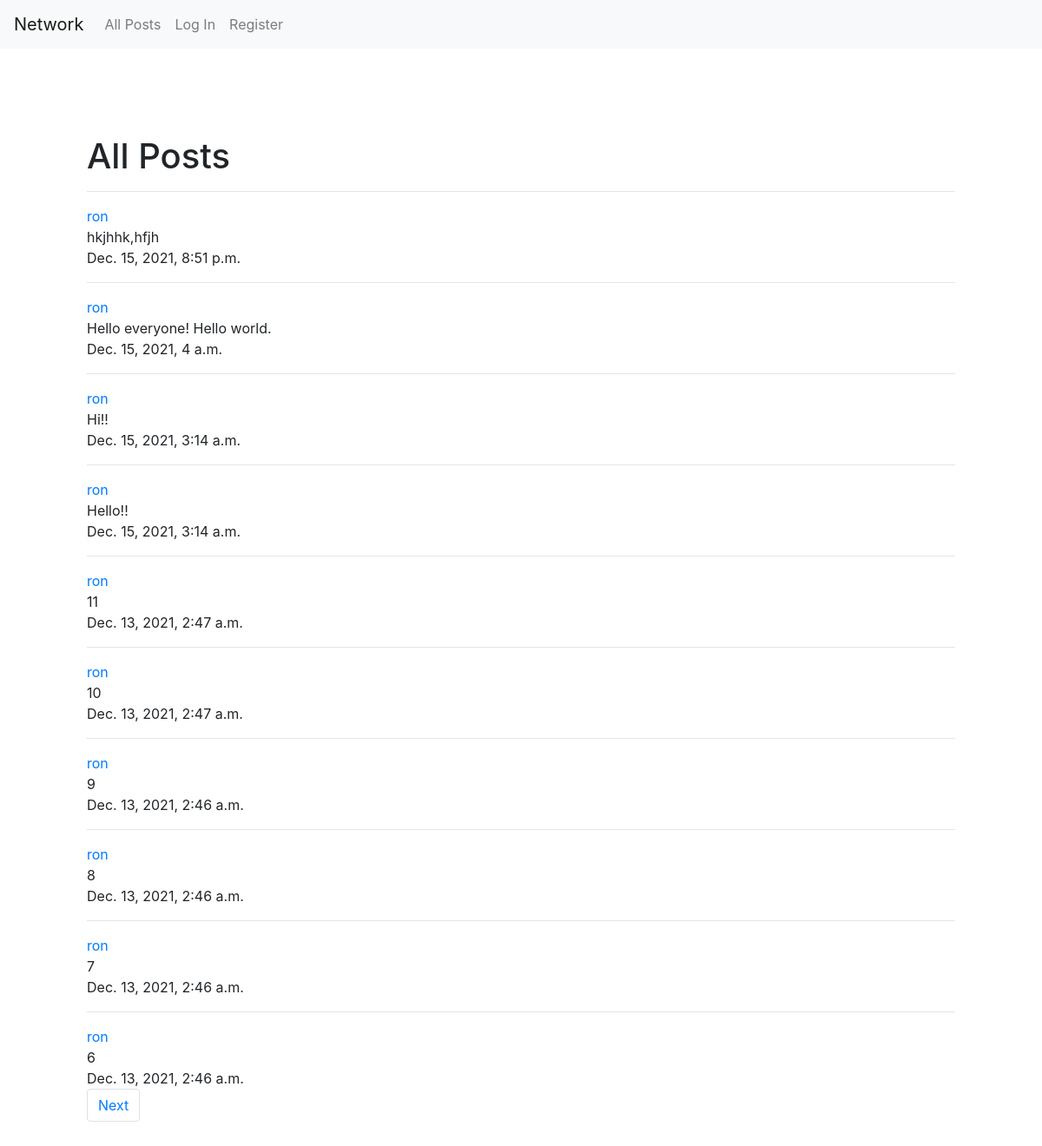
The page / on the database its author committed.
### network/models.py (models this page shows, shortened)
class Post(models.Model):
    poster = models.ForeignKey(User, on_delete=models.CASCADE, related_name="posters")
    content = models.CharField(max_length=256)
    liker = models.ManyToManyField(User, blank=True, related_name="liked")
    time = models.DateTimeField(auto_now_add=True)

class User(AbstractUser):
    following = models.ManyToManyField('self', blank=True, symmetrical=False, related_name="followers")

### network/views.py (the view)
# urls.py: path("", views.index, name="index"),
def index(request):
    if request.method == "POST":
        if 'liked_post' in request.POST:
            post = Post.objects.get(id = request.POST['liked_post'])
            post.liker.add(request.user)
            post.save()
        elif 'unliked_post' in request.POST:
            post = Post.objects.get(id = request.POST['unliked_post'])
            post.liker.remove(request.user)
            post.save()
    else:
        posts = Post.objects.all().order_by("time").reverse()
        pages = Paginator(posts, 10)
        page = request.GET.get('page', 1)
        show = pages.page(page)
        return render(request, "network/index.html", {
            "posts": show
        })

### network/templates/network/index.html (shortened to what this page needs)
{% extends "network/layout.html" %}
{% block body %}
    <h1>All Posts</h1>
    {% for post in posts %}
        <hr>
        <a href="{% url 'profile' post.poster.id %}">{{ post.poster }}</a>
        <br>
        <div id="display_view1{{ post.id }}">
        {{ post.content }}
        <br>
        </div>
        {{ post.time }}
        <br>
    {% endfor %}
    <nav aria-label="Page navigation">
        <ul class="pagination">
        {% if posts.has_next %}
            <li class="page-item"><a class="page-link" href="?page={{ posts.next_page_number }}">Next</a></li>
        {% endif %}
        </ul>
    </nav>
{% endblock %}

### network/templates/network/layout.html (shortened to what this page needs)
{% load static %}
<!DOCTYPE html>
<html lang="en">
    <head>
        <link rel="stylesheet" href="https://stackpath.bootstrapcdn.com/bootstrap/4.4.1/css/bootstrap.min.css">
        <link href="{% static 'network/styles.css' %}" rel="stylesheet">
    </head>
    <body>
        <nav class="navbar navbar-expand-lg navbar-light bg-light">
            <a class="navbar-brand" href="{% url 'index' %}">Network</a>
            <div>
              <ul class="navbar-nav mr-auto">
                <li class="nav-item">
                  <a class="nav-link" href="{% url 'index' %}">All Posts</a>
                </li>
                {% if user.is_authenticated %}
                    <li class="nav-item">
                        <a class="nav-link" href="{% url 'following' %}">Following</a>
                    </li>
                    <li class="nav-item">
                        <a class="nav-link" href="{% url 'create' %}">Create</a>
                    </li>
                    <li class="nav-item">
                        <a class="nav-link" href="{% url 'logout' %}">Log Out</a>
                    </li>
                {% else %}
                    <li class="nav-item">
                        <a class="nav-link" href="{% url 'login' %}">Log In</a>
                    </li>
                    <li class="nav-item">
                        <a class="nav-link" href="{% url 'register' %}">Register</a>
                    </li>
                {% endif %}
              </ul>
            </div>
          </nav>
        <div class="body" style="text-align:left; margin:100px">
            {% block body %}
            {% endblock %}
        </div>
    </body>
</html>

### rows shown on the page
Post: poster "ron", content "hkjhhk,hfjh", time "Dec. 15, 2021, 8:51 p.m."
Post: poster "ron", content "Hello everyone! Hello world.", time "Dec. 15, 2021, 4 a.m."
Post: poster "ron", content "Hi!!", time "Dec. 15, 2021, 3:14 a.m."
Post: poster "ron", content "Hello!!", time "Dec. 15, 2021, 3:14 a.m."
Post: poster "ron", content "11", time "Dec. 13, 2021, 2:47 a.m."
Post: poster "ron", content "10", time "Dec. 13, 2021, 2:47 a.m."
Post: poster "ron", content "9", time "Dec. 13, 2021, 2:46 a.m."
Post: poster "ron", content "8", time "Dec. 13, 2021, 2:46 a.m."
Post: poster "ron", content "7", time "Dec. 13, 2021, 2:46 a.m."
Post: poster "ron", content "6", time "Dec. 13, 2021, 2:46 a.m."
